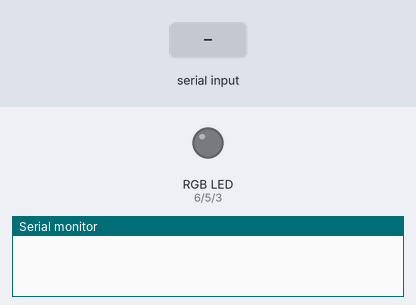
This sketch was run on a simulated Arduino Uno, built with avr-gcc and run on an emulated ATmega328P. Parts: an RGB LED mixed from three pins (HIGH = lit), the last lines printed to the serial monitor. The test bench sets the inputs (shaded band).

Above: at 1.2 s.
1.3 s: "90 45 200\n" received over Serial
At 1.8 s:
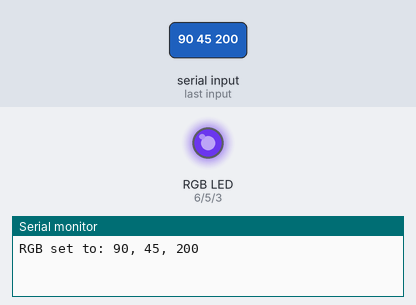
2.8 s: "90,45\n" received over Serial
Timing chart, 0 to 5.8 s (numbered marks = the images above; inputs shaded):
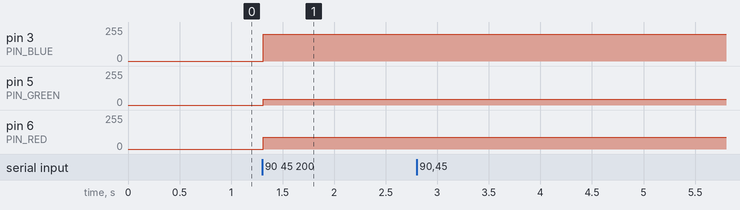

The sketch:

rgb_led.ino
```cpp
const int PIN_RED   = 6;
const int PIN_GREEN = 5;
const int PIN_BLUE  = 3;

void setup() {
  pinMode(PIN_RED,   OUTPUT);
  pinMode(PIN_GREEN, OUTPUT);
  pinMode(PIN_BLUE,  OUTPUT);
  Serial.begin(9600);
}

void loop() {
  if (Serial.available()) {
    String inputLine = Serial.readStringUntil('\n');
    char inputStr[inputLine.length() + 1];
    inputLine.toCharArray(inputStr, sizeof(inputStr));

    int R, G, B;
    if (sscanf(inputStr, "%d %d %d", &R, &G, &B) == 3) {
      writeRGB(R, G, B);
      Serial.print("RGB set to: ");
      Serial.print(R);
      Serial.print(", ");
      Serial.print(G);
      Serial.print(", ");
      Serial.println(B);
    } else {
      Serial.println("Invalid input. Please enter three integers separated by whitespaces.");
    }
  }
}

void writeRGB(int R, int G, int B) {
  analogWrite(PIN_RED, R);
  analogWrite(PIN_GREEN, G);
  analogWrite(PIN_BLUE, B);
}
```

Measured:
- after the input at 1.3 s, pin 3 (PIN_BLUE): 0/255 → 200/255 at once; pin 5 (PIN_GREEN): 0/255 → 45/255 at once; pin 6 (PIN_RED): 0/255 → 90/255 at once
